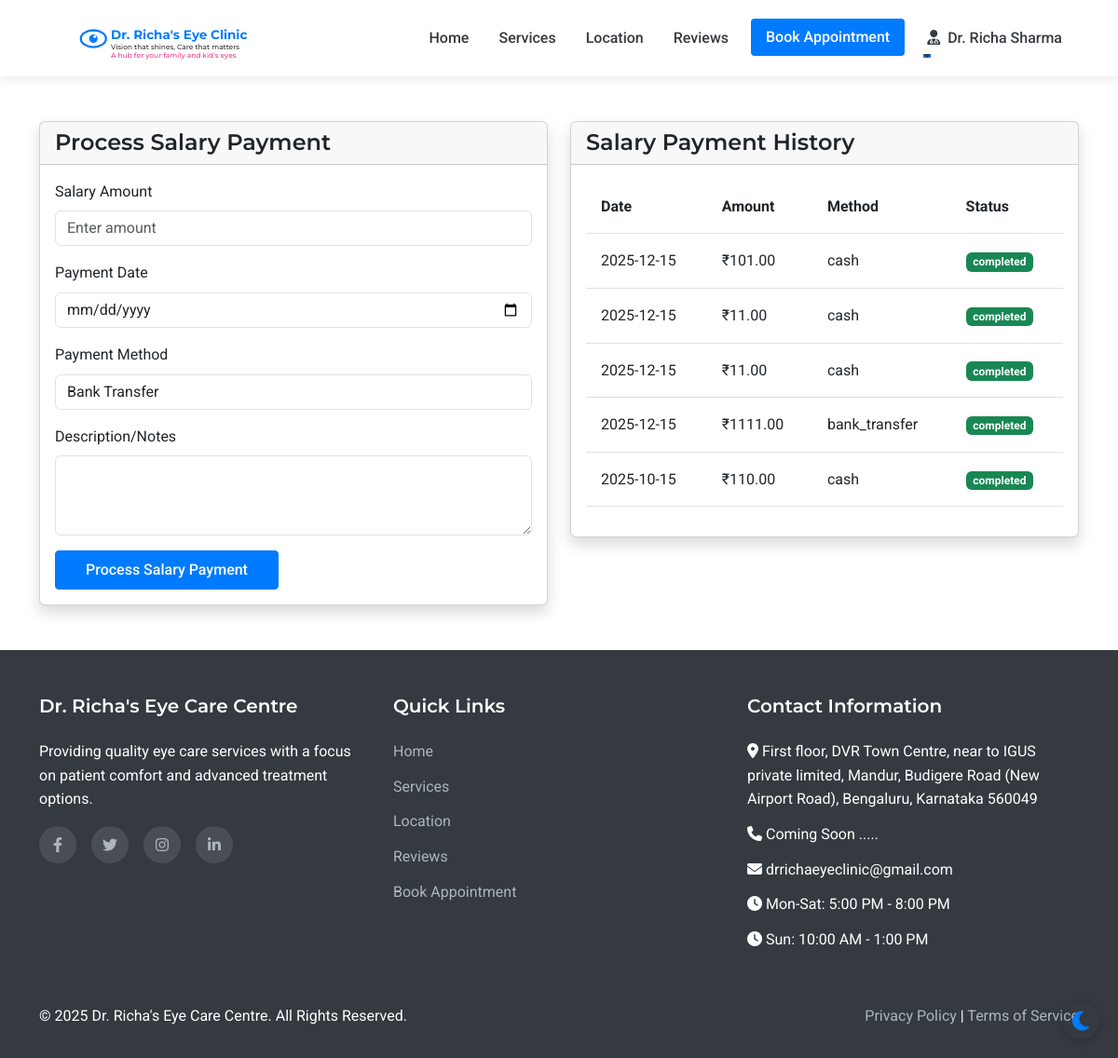
The app's page /admin/assistant-salary (signed in), older data.
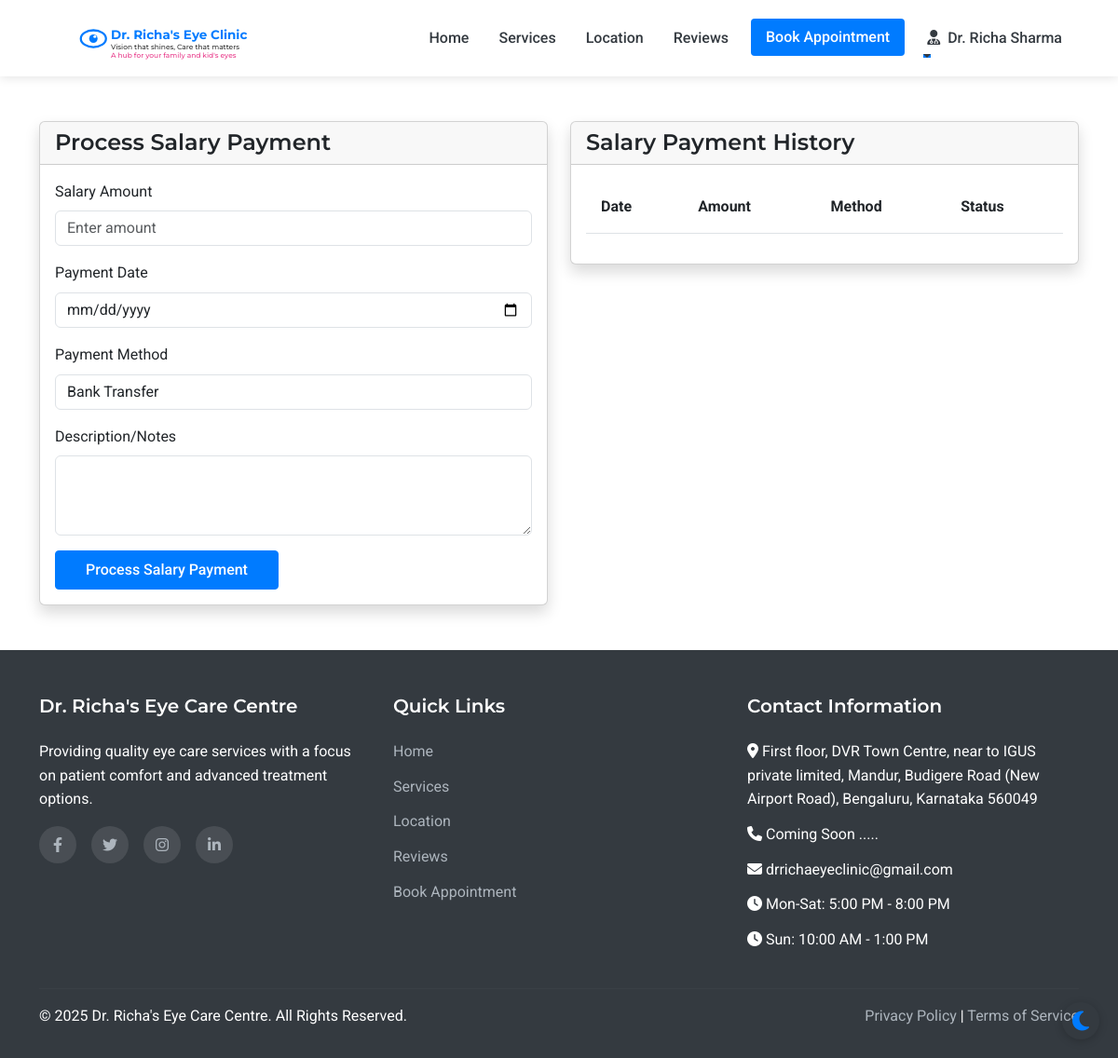
The same page, newer data.
### models.py (models this page shows, shortened)
class Salary(db.Model):
    id = db.Column(db.Integer, primary_key=True)
    assistant_id = db.Column(db.Integer, db.ForeignKey('assistant.id'), nullable=False)
    amount = db.Column(db.Float, nullable=False)
    payment_date = db.Column(db.Date, nullable=False)
    payment_method = db.Column(db.String(50), nullable=False)  # bank_transfer, cash, stripe, etc.
    transaction_id = db.Column(db.String(100), nullable=True)
    status = db.Column(db.String(20), default='pending')  # pending, completed, failed
    description = db.Column(db.Text, nullable=True)
    created_at = db.Column(db.DateTime, default=datetime.utcnow)

### routes.py (the view, shortened to what this page needs)
@app.route('/admin/assistant-salary', methods=['GET', 'POST'])
@login_required
def admin_assistant_salary():
    if not isinstance(current_user, Doctor):
        flash('Access denied. Doctor privileges required.', 'danger')
        return redirect(url_for('index'))
    form = SalaryForm()
    assistant = Assistant.query.filter_by(email='assistant@eyeclinic.com').first()
    salary_records = Salary.query.filter_by(assistant_id=assistant.id).order_by(desc(Salary.payment_date)).all() if assistant else []
    return render_template('admin/assistant_salary.html', form=form, salary_records=salary_records)

### forms.py
class SalaryForm(FlaskForm):
    amount = StringField('Salary Amount', validators=[DataRequired()])
    payment_date = DateField('Payment Date', validators=[DataRequired()])
    payment_method = SelectField('Payment Method', choices=[
        ('bank_transfer', 'Bank Transfer'),
        ('cash', 'Cash'),
        ('stripe', 'Stripe'),
        ('other', 'Other')
    ], validators=[DataRequired()])
    description = TextAreaField('Description/Notes', validators=[Optional(), Length(max=500)])
    submit = SubmitField('Process Salary Payment')

### app.py (called while the page is built)
@login_manager.user_loader
def load_user(user_id):
    from models import Doctor, Assistant, Admin, Patient
    try:
        if user_id.startswith('doctor_'):
            return Doctor.query.get(int(user_id.split('_')[1]))
        elif user_id.startswith('assistant_'):
            return Assistant.query.get(int(user_id.split('_')[1]))
        elif user_id.startswith('admin_'):
            return Admin.query.get(int(user_id.split('_')[1]))
        else:
            return Patient.query.get(int(user_id))
    except (ValueError, AttributeError):
        return None

### routes.py (called while the page is built)
@app.context_processor
def inject_now():
    return {'now': datetime.now()}

### templates/admin/assistant_salary.html (shortened to what this page needs)
{% extends 'layout.html' %}
{% block content %}
<div class="container py-5">
    <div class="row">
        <div class="col-lg-6">
            <div class="card shadow">
                <div class="card-header">
                    <h4 class="mb-0">Process Salary Payment</h4>
                </div>
                <div class="card-body">
                    <form method="POST">
                        <div class="mb-3">
                            {{ form.amount.label(class="form-label") }}
                            {{ form.amount(class="form-control", placeholder="Enter amount") }}
                        </div>
                        <div class="mb-3">
                            {{ form.payment_date.label(class="form-label") }}
                            {{ form.payment_date(class="form-control", type="date") }}
                        </div>
                        <div class="mb-3">
                            {{ form.payment_method.label(class="form-label") }}
                            {{ form.payment_method(class="form-control") }}
                        </div>
                        <div class="mb-3">
                            {{ form.description.label(class="form-label") }}
                            {{ form.description(class="form-control", rows="3") }}
                        </div>
                        {{ form.submit(class="btn btn-primary") }}
                    </form>
                </div>
            </div>
        </div>
        <div class="col-lg-6">
            <div class="card shadow">
                <div class="card-header">
                    <h4 class="mb-0">Salary Payment History</h4>
                </div>
                <div class="card-body">
                    <div class="table-responsive">
                        <table class="table">
                            <thead>
                                <tr>
                                    <th>Date</th>
                                    <th>Amount</th>
                                    <th>Method</th>
                                    <th>Status</th>
                                </tr>
                            </thead>
                            <tbody>
                                {% for salary in salary_records %}
                                <tr>
                                    <td>{{ salary.payment_date.strftime('%Y-%m-%d') }}</td>
                                    <td>₹{{ "%.2f"|format(salary.amount) }}</td>
                                    <td>{{ salary.payment_method }}</td>
                                    <td>
                                        <span class="badge bg-success">{{ salary.status }}</span>
                                    </td>
                                </tr>
                                {% endfor %}
                            </tbody>
                        </table>
                    </div>
                </div>
            </div>
        </div>
    </div>
</div>
{% endblock %}

Row changes from the older to the newer data that the page shows:
removed Salary: payment_date "2025-12-15", amount "101.00", payment_method "cash", status "completed"
removed Salary: payment_date "2025-12-15", amount "11.00", payment_method "cash", status "completed"
removed Salary: payment_date "2025-12-15", amount "11.00", payment_method "cash", status "completed"
removed Salary: payment_date "2025-12-15", amount "1111.00", payment_method "bank_transfer", status "completed"
removed Salary: payment_date "2025-10-15", amount "110.00", payment_method "cash", status "completed"
